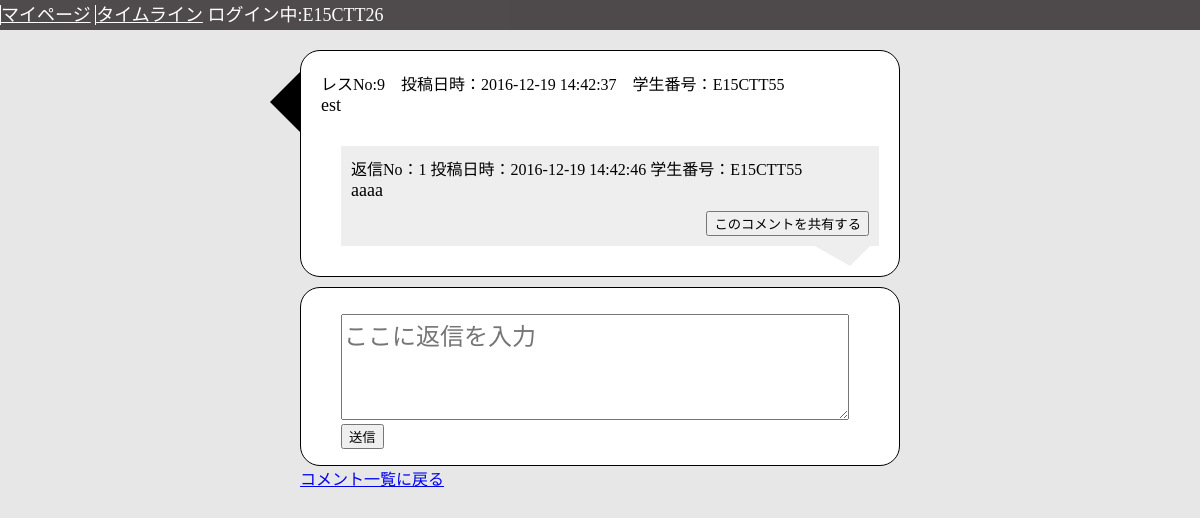
Screenshot of /replyBoard.php?content_id=9 (signed in) with the database file from the repository.
### tables this page shows
CREATE TABLE textcontent (content_id INTEGER PRIMARY KEY,contentData VARCHAR,date VARCHAR,personalData VARCHAR);

CREATE TABLE returntextdb (returnContent_id INTEGER PRIMARY KEY,textContent_id INTEGER,returnContent VARCHAR,date VARCHAR,personalData VARCHAR);

### tool.php (called while the page is built, shortened)
<?php
function DBconnect(){
  try{
    $dsn = __DIR__;
    $dsn = preg_replace('/\\\/u','/',$dsn);
    $dsn .= '/test.sqlite3';
    $connect = new PDO("sqlite:".$dsn);
    $connect->setAttribute(PDO::ATTR_DEFAULT_FETCH_MODE, PDO::FETCH_ASSOC);
    }catch(Exception $e){
      echo "通信エラーが発生しました<br>";
      return null;
    }
	return $connect;
}
function searchReturnComment($content_id){
	$conn = DBconnect();
  try{
	$data = $conn->query("SELECT returnContent_id,returnContent,date,personalData FROM returntextDB WHERE textContent_id = $content_id");
}catch(Exception $e){
return null;
}
	return $data;
}
function titleView($content_id){
	$conn = DBconnect();
  try{
	$data = $conn->query("SELECT content_id,contentData,date,personalData FROM textcontent WHERE Content_id = $content_id");
  }catch(Exception $e){
    return null;
  }
	return $data;
}
?>

### replyBoard.php (the view, shortened to what this page needs)
<?php
require "tool.php";
?>
<!DOCTYPE html>
<html>
<head>
  <link rel="stylesheet" href="./CSS/reply.css">
</head>
<body>
<header>
  <nav class="navFlex">
    <a href="#">マイページ</a>
    <a href="board.php">タイムライン</a>
    <?php
    echo "<span>ログイン中:".$_SESSION["userID"]."</span>";
      ?>
  </nav>
</header>
<div id="wrapper">
  <div class="timeLineWrapper">
    <div class="content">
        <div class="accountInfo">
      <?php
          $data = titleView($_GET["content_id"]);
          if($data !== null){
          foreach ($data as $r) {
            echo 'レスNo:'.$r["content_id"].'　投稿日時：'.$r["date"].'　学生番号：'.$r["personalData"];
          ?>
        </div>
        <div class="textContent">
          <?php
          echo $r["contentData"];
        }
      }
      ?>
        </div>
  <?php
      $data = searchReturnComment($_GET["content_id"]);
      if($data !== null){
      $i = 1;
      foreach ($data as $r) {
        echo '<div class="reply">';
          echo '<div class="accountInfo">';
            echo  '返信No：'.$i.' 投稿日時：'.$r["date"].' 学生番号：'.$r["personalData"].'<br />';
          echo '</div>';
          echo '<div class="textContent">';
            echo $r["returnContent"].'<br />';
          echo '</div>';
          echo '<div class="share">';
            echo '<form action="ReTweetController.php" method="post">';
              echo '<input type="submit" value="このコメントを共有する" />';
            echo '</form>';
          echo '</div>';
        echo '</div>';
        $i++;
      }
    }
  ?>
    </div>
    <div class="typeText">
        <ul>
          <li>
            <textarea class="inputForm" name="rTypeBoard" placeholder="ここに返信を入力"></textarea>
          </li>
          <li>
            <input type="button" class="sendText" onclick='sendReply(<?php echo $_GET["content_id"]; ?>)' value="送信"/>
          </li>
        </ul>
  </div>
  <a href="board.php">コメント一覧に戻る</a>
</div>
</div>
</body>
</html>

### CSS/reply.css (style rules this page uses)
body { margin-left: auto; margin-right: auto; background-color: rgb(231, 231, 231); }
header { height: 30px; background-color: rgba(52, 46, 49, 0.85); color: white; font-size: 18px; position: fixed; width: 100%; top:0px; }
.navFlex { color: white; }
.navFlex a { color: white; border-left: solid 1px white; }
#wrapper { width: 100%; }
.timeLineWrapper { width: 50%; margin-top: 10px; margin-left: auto; margin-right: auto; position: relative; }
.timeLineWrapper:before { content: ""; display: inline-block; border: 30px solid transparent; border-right-color: #000; position: absolute; left: -60px; top: 7%; margin-top: -9px; }
.typeText { margin-top: 10px; padding-top: 10px; background-color: white; border-radius: 20px; border: 1px solid black; }
.typeText ul li { list-style: none; }
.inputForm { width:90%; height: 100px; font-size: 24px; }
.content { padding: 20px; margin-top: 50px; background-color: white; border-radius: 20px; border: 1px solid black; font-size: 18px; }
.accountInfo { font-size: 16px; }
.reply { padding: 10px 0px 10px 10px; margin-left: 20px; margin-top: 30px; margin-bottom: 10px; background-color: rgb(238, 238, 238); position: relative; }
.reply:before { content: ""; position: absolute; bottom: -20px; left: 90%; margin-left: -10px; width: 0; height: 0; border-top: 20px solid rgb(238, 238, 238); border-left: 35px solid transparent; border-right: 20px solid transparent; }
.share form { padding-top: 10px; padding-right: 10px; text-align: right; }

### rows the page displays
textcontent: content_id "9", date "2016-12-19 14:42:37", personalData "E15CTT55", contentData "est"
returntextdb: date "2016-12-19 14:42:46", personalData "E15CTT55", returnContent "aaaa"

### other values shown
$_SESSION["userID"] "E15CTT26"
